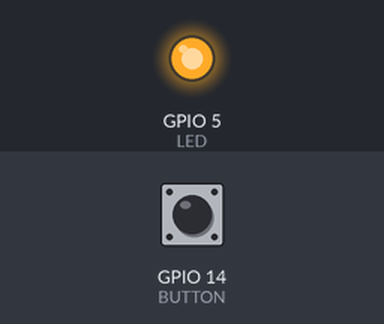
Bench run of a sketch on a simulated ESP8266 (Wemos D1 mini). On the bench: output pins drawn as LEDs (lit = HIGH). Inputs (shaded band) come from the test bench; at power-on: GPIO 14 (BUTTON) HIGH. WiFi joins after 1.5 s; servers stay silent unless stated; web services answer with replies made up by the test bench. At 3.9 s the program puts the board to deep sleep or switches it off; the recording ends there.

Above: at 2.3 s.
2.4 s: GPIO 14 (BUTTON) pulled LOW for 0.15 s
At 2.72 s:
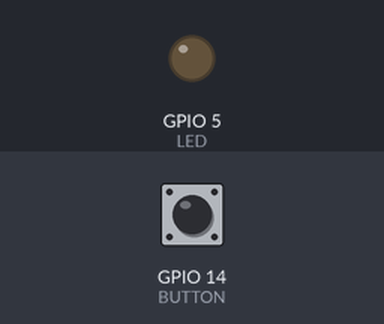
Timing chart, 0 to 3.9 s (numbered marks = the images above; inputs shaded):
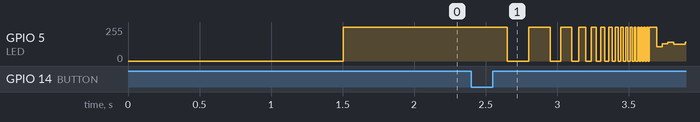

The sketch:

IFTTT_DASH_FOR_PUBLISH.ino
```cpp
/*
 * Felix Bonus, 03-2018
 *
 * ##########    IFTTT-Dash Button   ##########
 *
 * Dieser Sketch ermöglicht das Aufrufen einer IFTTT Aktion durch das Drücken eines Buttons.
 * Die URL für diese Aktion ergibt sich aus der Website www.maker.ifttt.com
 * Um ein versehentliches Auslösen zu verhindern, wird der Controller mit einem ersten Button (Reset)
 * aus seinem Deep-Sleep geweckt. Eine Wifi-Verbindung wird aufgebaut, danach hat man 4 Sekunden (Zeit wählbar)
 * Zeit, den zweiten Button zu drücken, der die Aktion (das Aufrufen der URL) auslöst.
 *
 * Verwendet wurde primär ein Wemos D1 Mini, jeder andere ESP 8266 sollte aber auch funktionieren.
 *
 * Zum Aufwecken wird ein NO-Pushutton direkt zwischen RST und GND angebracht, kein Widerstand nötig
 *
 * Der Pin des zweiten Button wird mit einem ca. 10-15 kOhm Widerstand mit 3,3V verbunden um ihn
 * "high" zu ziehen. Ein NO-Pushbutton wird dann direkt zwischen dem Pin und GND verbaut, der bei
 * Betätigung den Pin auf "low" zieht. (Alternativ: Verwenden von GPIO0 [D3], da dieser scheinbar
 * einen eingebauten Pullup hat.)
 *
 * Eine LED wird mit entsprechendem Vorwiderstand (lieber etwas größer, da sonst zu hell) an den ent-
 * sprechenden Pin angeschlossen.
 *
 * !!Wichtig!! Bei allen Pinbezeichnung am Wemos immer die GPIO-Nummer verwenden! Nicht die aufgedruckte
 * Bezeichnung
*/

#include <ESP8266WiFi.h>
#include <ESP8266HTTPClient.h>

#define mySSID "yourSSID"
#define myPASSWORD "yourPASSWORD"

#define LED 5     //Pin an den die LED angeschlossen ist.(GPIO-Nummer verwenden!!!)
#define BUTTON 14 //Pin an den der Button angeschlossen ist.(GPIO-Nummer verwenden!!!)
#define TIME 4000 //Zeit zum Auslösen der Aktion


void buttonPressed() {
  //Starte Den HTTP Client:
  //Serial.println("Gedrückt!");
  HTTPClient http;

  //URL zu der IFTTT Applet:
  http.begin("http://maker.ifttt.com/trigger/DEINE-AKTION/with/key/DEIN-KEY");

  //Ruft URL auf:
  http.GET();

  delay(50);

  //Beendet Verbindung zur Website:
  http.end();

}

void blinkAcc() {
  int i = 1;
  for (i = 1; i <= 40; i++) {
    digitalWrite(LED, 0);
    delay(150 / i);
    digitalWrite(LED, 1);
    delay(150 / i);
  }
  digitalWrite(LED, 0);
}

void blinkError() {
  //Serial.println("FEHLER!");
  digitalWrite(LED, 0);
  delay(400);
  digitalWrite(LED, 1);
  delay(400);
  digitalWrite(LED, 0);
  delay(400);
  digitalWrite(LED, 1);
  delay(400);
  digitalWrite(LED, 0);
  delay(400);
  digitalWrite(LED, 1);
  delay(400);
  digitalWrite(LED, 0);
}

void connectWifi() {
  int tries = 0; //Zähler für Verbindungsversuche

  //Serial.println("Verbindungsversuch:");

  //Wifi verbinden:
  WiFi.begin(mySSID, myPASSWORD);
  do {
    tries++;
    //Serial.println(tries);
    delay(300);
    if (WiFi.status() == WL_CONNECTED) {
      //Serial.println("Verbunden!");
    }
    if (tries >= 20) {
      blinkError();
      goSleep();
    }
    yield(); //verhindert WatchDogTimer Reset
  }
  while (WiFi.status() != WL_CONNECTED && tries <= 20);
}

void goSleep() {
  //Serial.println("Schlafen");
  ESP.deepSleep(0);
}

//###########
//###SETUP###
//###########

void setup() {
  //Serial.begin(9600);

  int counter = 0;  //Vergangene Zeit
  bool state = 1;

  pinMode(BUTTON, INPUT);
  pinMode(LED, OUTPUT);


  connectWifi();

  digitalWrite(LED, 1);
  int finished = millis() + TIME; //4 Sekunden Zeit, in der Aktion ausgelöst werden kann.
  //Serial.print("Ende: "); Serial.println(finished);

  //Eigentliche Buttonabfrage und Auslösen der Aktion
  do {
    counter = millis();
    state = digitalRead(BUTTON);  //Ließt Button aus
    if (state == 0) {             //Wenn Button gedrückt--> Aktion
      buttonPressed();
      blinkAcc();   //Bestätigt Aktion
      goSleep();
      break;
    }
    //Serial.println(counter);
    yield(); //verhindert WatchDogTimer Reset
  }
  while (counter <= finished);

  digitalWrite(LED, 0);

  //Geht in Tiefschlaf, nur durch Reset erweckbar
  goSleep();
}


void loop() {
  // put your main code here, to run repeatedly:

}
```
